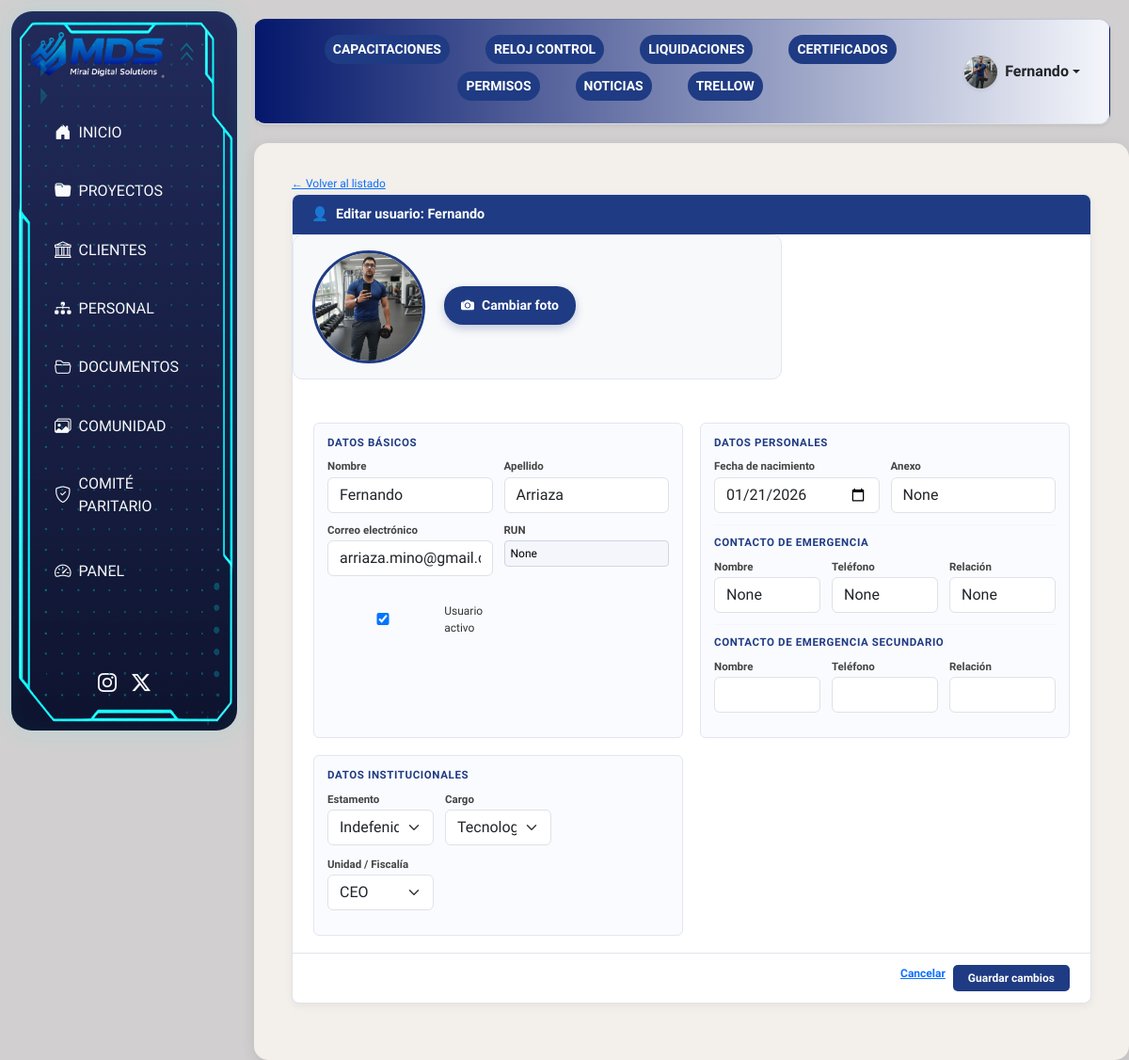
The page /usuarios/1/editar/ (signed in) on the database its author committed.
### intranet/models.py (models this page shows, shortened)
class Perfil(models.Model):
    user = models.OneToOneField(User, on_delete=models.CASCADE, related_name="perfil")
    imagen = models.ImageField(upload_to="perfiles/", default="perfiles/perfil.png")
    fecha_nacimiento = models.DateField(null=True, blank=True)
    telefono = models.CharField(max_length=20, null=True, blank=True)
    run = models.CharField(max_length=10,unique=True,null=True,blank=True,verbose_name="RUN" )
    contacto_nombre = models.CharField(max_length=100, null=True, blank=True)
    contacto_telefono = models.CharField(max_length=20, null=True, blank=True)
    contacto_relacion = models.CharField(max_length=50, null=True, blank=True)
    contacto2_nombre = models.CharField(max_length=100, blank=True, null=True)
    contacto2_telefono = models.CharField(max_length=20, blank=True, null=True)
    contacto2_relacion = models.CharField(max_length=50, blank=True, null=True)
    estamento = models.ForeignKey(
        Estamento, on_delete=models.PROTECT, null=True, blank=True
    )
    cargo = models.ForeignKey(
        Cargo, on_delete=models.PROTECT, null=True, blank=True
    )
    unidad_fiscalia = models.ForeignKey(
        UnidadFiscalia, on_delete=models.PROTECT, null=True, blank=True
    )

### intranet/views.py (the view)
# urls.py: path("usuarios/<int:user_id>/editar/", views.editar_usuario, name="editar_usuario"),
@login_required
@user_passes_test(es_admin)
def editar_usuario(request, user_id):
    user = get_object_or_404(User, pk=user_id)
    perfil, _ = Perfil.objects.get_or_create(user=user)
    if request.method == "POST":
        form = PerfilUsuarioForm(
            request.POST,
            request.FILES,
            instance=perfil
        )
        new1 = request.POST.get("new_password1")
        new2 = request.POST.get("new_password2")
        if form.is_valid():
            form.save()
            if new1 or new2:
                if new1 == new2:
                    user.set_password(new1)
                    user.save()
                    messages.success(request, "Contraseña actualizada correctamente.")
                else:
                    messages.error(request, "Las contraseñas no coinciden.")
                    return redirect("editar_usuario", user_id=user.id)
            messages.success(request, "Usuario actualizado correctamente.")
            return redirect("panel_usuarios")
        messages.error(request, "Hay errores en el formulario.")
    else:
        form = PerfilUsuarioForm(instance=perfil)
    return render(request, "editar_usuario.html", {
        "form": form,
        "usuario_obj": user,
    })

### intranet/models.py (called while the page is built)
    def __str__(self):
        return self.nombre

    def __str__(self):
        return self.nombre

    def __str__(self):
        return self.nombre

### intranet/views.py (called while the page is built)
def es_admin(user):
    return user.is_staff or user.is_superuser

### intranet/templates/editar_usuario.html (shortened to what this page needs)
{% extends "base.html" %}
{% load static %}
{% block content %}
<link rel="stylesheet" href="{% static 'editar_usuario.css' %}">
<div class="container-edit">
  <a href="{% url 'panel_usuarios' %}" class="btn-volver">← Volver al listado</a>
  <div class="card-edit">
    <div class="card-title">
      <span class="icon">👤</span>
      Editar usuario: {{ usuario_obj.username }}
    </div>
    <form method="post" enctype="multipart/form-data">
     <div class="perfil-foto-box">
    <div class="perfil-foto-wrapper">
      <img id="preview-imagen"
           src="{{ usuario_obj.perfil.imagen.url }}"
           alt="Foto de perfil"
           class="perfil-foto">
    </div>
    <label for="id_imagen" class="btn-foto">
      <i class="bi bi-camera-fill"></i>
      Cambiar foto
    </label>
</div>
      <div class="form-grid">
        <div class="ficha">
          <h4 class="subtitulo">Datos básicos</h4>
          <div class="fila fila-2">
            <div>
              <label>Nombre</label>
              {{ form.first_name }}
            </div>
            <div>
              <label>Apellido</label>
              {{ form.last_name }}
            </div>
          </div>
          <div class="fila fila-2">
            <div>
              <label>Correo electrónico</label>
              {{ form.email }}
            </div>
            <div>
              <label>RUN</label>
              {{ form.run }}
            </div>
          </div>
          <div class="fila fila-2">
            <div class="check-label">
              {{ form.is_active }} Usuario activo
            </div>
          </div>
        </div>
        <div class="ficha">
          <h4 class="subtitulo">Datos personales</h4>
          <div class="fila fila-2">
            <div>
              <label>Fecha de nacimiento</label>
              {{ form.fecha_nacimiento }}
            </div>
            <div>
              <label>Anexo</label>
              {{ form.telefono }}
            </div>
          </div>
          <hr>
          <h4 class="subtitulo">Contacto de emergencia</h4>
          <div class="fila fila-3">
            <div>
              <label>Nombre</label>
              {{ form.contacto_nombre }}
            </div>
            <div>
              <label>Teléfono</label>
              {{ form.contacto_telefono }}
            </div>
            <div>
              <label>Relación</label>
              {{ form.contacto_relacion }}
            </div>
          </div>
          <hr>
          <h4 class="subtitulo">Contacto de emergencia secundario</h4>
          <div class="fila fila-3">
            <div>
              <label>Nombre</label>
              {{ form.contacto2_nombre }}
            </div>
            <div>
              <label>Teléfono</label>
              {{ form.contacto2_telefono }}
            </div>
            <div>
              <label>Relación</label>
              {{ form.contacto2_relacion }}
            </div>
          </div>
        </div>
        <div class="ficha">
          <h4 class="subtitulo">Datos institucionales</h4>
          <div class="fila fila-3">
            <div>
              <label>Estamento</label>
              {{ form.estamento }}
            </div>
            <div>
              <label>Cargo</label>
              {{ form.cargo }}
            </div>
            <br>
            <div>
              <label>Unidad / Fiscalía</label>
              {{ form.unidad_fiscalia }}
            </div>
          </div>
        </div>
      </div>
      <div class="form-footer">
        <a href="{% url 'panel_usuarios' %}" class="btn-cancelar">Cancelar</a>
        <button type="submit" class="btn-guardar">Guardar cambios</button>
      </div>
    </form>
  </div>
</div>
{% endblock %}

### intranet/templates/base.html (shortened to what this page needs)
{% load static %}
<!doctype html>
<html lang="es" data-bs-theme="light">
<head>
  <link href="https://cdn.jsdelivr.net/npm/bootstrap@5.3.3/dist/css/bootstrap.min.css" rel="stylesheet">
  <link href="{% static 'styles.css' %}" rel="stylesheet">
  <link href="https://unpkg.com/aos@2.3.1/dist/aos.css" rel="stylesheet">
  <link href="https://cdn.jsdelivr.net/npm/bootstrap-icons@1.11.3/font/bootstrap-icons.css" rel="stylesheet">
</head>
<body class="d-flex flex-column min-vh-100">
  <nav class="sidebar d-flex flex-column align-items-start px-3">
    <a href="{% url 'inicio' %}" class="d-flex align-items-center mb-4 text-decoration-none text-white">
      <img src="{% static 'img/logo1.png' %}" alt="Logo Fiscalía" style="width:150px; height:auto;">
    </a>
    <ul class="nav flex-column w-100">
  <li class="nav-item"><a class="nav-link {% if '/inicio' in request.path %}active{% endif %}" href="/inicio/"><i class="bi bi-house-door-fill me-2"></i> INICIO</a></li>
<li class="nav-item">
    <a class="nav-link {% if '/proyecto/nuevo/' in request.path %}active{% endif %}"
       href="{% url 'gestion_catalogo' %}">
        <i class="bi bi-folder-fill me-2"></i> PROYECTOS
    </a>
</li>  <li class="nav-item"><a class="nav-link {% if '/cliente' in request.path %}active{% endif %}" href="/cliente/"><i class="bi bi-bank me-2"></i> CLIENTES</a></li>
  <li class="nav-item"><a class="nav-link {% if '/personal' in request.path %}active{% endif %}" href="/personal/"><i class="bi bi-diagram-3-fill me-2"></i> PERSONAL</a></li>
  <li class="nav-item"><a class="nav-link {% if '/documentos' in request.path %}active{% endif %}" href="/documentos/"><i class="bi bi-folder2-open me-2"></i> DOCUMENTOS</a></li>
  <li class="nav-item"><a class="nav-link {% if '/social' in request.path %}active{% endif %}" href="{% url 'social_home' %}"><i class="bi bi-images me-2"></i>COMUNIDAD</a></li>
  <li class="nav-item"><a class="nav-link {% if '/comite-paritario/' in request.path %}active{% endif %}" href="{% url 'comite_paritario' %}"><i class="bi bi-shield-check me-2"></i> COMITÉ PARITARIO</a>
</li>
   {% if user.is_authenticated and user.is_superuser %}
  <li class="nav-item mt-2">
    <details class="nav-details">
      <summary class="nav-link">
        <i class="bi bi-speedometer2 me-2"></i> PANEL
      </summary>
    </details>
  </li>
  {% endif %}
</ul>
      <div class="mt-auto d-flex justify-content-center w-100 mb-3">
        <a href="https://www.instagram.com/fiscalia_sur/" target="_blank" class="text-light me-3"><i class="bi bi-instagram fs-5"></i></a>
        <a href="https://x.com/Fiscalia__Sur" target="_blank" class="text-light"><i class="bi bi-twitter-x fs-5"></i></a>
      </div>
  </nav>
  <header class="top-header d-flex justify-content-between align-items-center px-3 py-3 border-bottom shadow-sm"
        style="background: linear-gradient(90deg, #04176b 0%, #f4f6fb 100%); border-radius: 12px;">
   <div class="d-flex flex-wrap justify-content-center gap-2 mb-2">
    <a href="#" target="_blank"><button class="btn btn-sm fw-semibold text-white" style="background-color:#1f3b83;border-radius:20px;">CAPACITACIONES</button></a>
    <a href="#" target="_blank"><button class="btn btn-sm fw-semibold text-white" style="background-color:#1f3b83;border-radius:20px;">RELOJ CONTROL</button></a>
    <a href="#" target="_blank"><button class="btn btn-sm fw-semibold text-white" style="background-color:#1f3b83;border-radius:20px;">LIQUIDACIONES</button></a>
    <a href="#" target="_blank"><button class="btn btn-sm fw-semibold text-white" style="background-color:#1f3b83;border-radius:20px;">CERTIFICADOS</button></a>
    <a href="#" target="_blank"><button class="btn btn-sm fw-semibold text-white" style="background-color:#1f3b83;border-radius:20px;">PERMISOS</button></a>
    <a href="{% url 'noticias_listado' %}" class="btn btn-sm fw-semibold text-white {% if '/noticias' in request.path %}active{% endif %}" style="background-color:#1f3b83;border-radius:20px;"> NOTICIAS</a>
    <a href="https://trello.com/b/ya8w1XjN/inventario" target="_blank"><button class="btn btn-sm fw-semibold text-white" style="background-color:#1f3b83;border-radius:20px;">TRELLOW</button></a>
   </div>
    {% if user.is_authenticated %}
    <div class="d-flex align-items-center">
      <div class="dropdown">
        <a class="d-flex align-items-center text-decoration-none text-dark dropdown-toggle fw-semibold"
           href="#" data-bs-toggle="dropdown">
          {% if user.perfil.imagen %}
            <img src="{{ user.perfil.imagen.url }}" class="rounded-circle me-2 shadow-sm" width="35" height="35" style="object-fit: cover;">
          {% else %}
            <img src="/media/perfiles/perfil.png" class="rounded-circle me-2 shadow-sm" width="35" height="35" style="object-fit: cover;">
          {% endif %}
          <span>{{ user.first_name|default:user.username }}</span>
        </a>
      </div>
    </div>
    {% endif %}
  </header>
  <main class="main-content flex-grow-1">
    {% block content %}{% endblock %}
  </main>
</body>
</html>

### intranet/static/styles.css (style rules this page uses)
* { margin: 0; padding: 0; box-sizing: border-box; }
body { font-family: 'Source Sans 3', sans-serif; background-color: #d1cfcf !important; color: #333; overflow-x: hidden; }
.sidebar { position: fixed; top: 12px; left: 12px; height: calc(100vh - 36px); width: 240px; background: linear-gradient( 180deg, rgba(18, 28, 80, 0.92), rgba(6, 12, 40, 0.96) ); color: #f1f5ff; padding: 20px 18px; border-radius: 22px; box-shadow: 0 0 25px rgba(0, 255, 255, 0.12), inset 0 0 20px rgba(0, 255, 255, 0.05); transition: all 0.35s ease; z-index: 1030; overflow: hidden; }
.sidebar::before { content: ""; position: absolute; inset: 0; background: url("/static/img/nav.png") no-repeat center center; background-size: 100% 100%; pointer-events: none; z-index: 1; }
.sidebar .nav-link { color: #f8f9fa; font-weight: 500; margin: 8px 15px; padding: 10px 15px; border-radius: 10px; transition: all 0.3s ease; display: flex; align-items: center; }
.sidebar .nav-link i { margin-right: 10px; font-size: 1.1rem; }
.top-header { position: relative; margin-left: 270px; margin-top: 20px; margin-right: 20px; background: linear-gradient(rgba(255, 255, 255, 0.92), rgba(245,245,245,0.92)); border: 1px solid rgba(31, 59, 131, 0.2); border-bottom: 2px solid #1f3b83; border-radius: 15px; padding: 12px 25px; box-shadow: 0 4px 20px rgba(0, 0, 0, 0.2); backdrop-filter: blur(6px); z-index: 1025; display: flex; justify-content: space-between; align-items: center; transition: all 0.3s ease; }
.top-header a { color: #1f3b83; font-weight: 600; margin: 0 15px; text-decoration: none; transition: all 0.3s ease; }
.main-content { margin-left: 270px; margin-top: 20px; padding: 30px 40px; background: #f3efea; border-radius: 15px; box-shadow: 0 4px 15px rgba(0, 0, 0, 0.1); display: block; min-height: calc(100vh - 200px); transition: all 0.4s ease; }

### intranet/static/editar_usuario.css (style rules this page uses)
.container-edit { max-width: 1700px; margin: auto; padding-bottom: 30px; }
.card-edit { background: #ffffff; border-radius: 8px; border: 1px solid #dfe3ee; box-shadow: 0 3px 10px rgba(0,0,0,.05); overflow: hidden; }
.card-title { background: #1f3b83; color: #fff; padding: 10px 20px; font-size: .9rem; font-weight: 700; display: flex; align-items: center; gap: 8px; }
.form-grid { display: grid; grid-template-columns: repeat(3, 1fr); gap: 18px; padding: 18px 22px; }
.ficha { background: #fafbfe; border: 1px solid #e3e6f0; border-radius: 6px; padding: 14px 14px 16px; }
.subtitulo { font-size: .72rem; font-weight: 700; color: #1f3b83; margin-bottom: 10px; text-transform: uppercase; letter-spacing: .6px; }
.fila { display: grid; gap: 12px; margin-bottom: 10px; }
.fila-2 { grid-template-columns: repeat(2, 1fr); }
.fila-3 { grid-template-columns: repeat(3, 1fr); }
label { font-size: .72rem; font-weight: 600; color: #444; margin-bottom: 2px; display: block; }
input, select { width: 100%; padding: 4px 6px; font-size: .75rem; border-radius: 4px; border: 1px solid #cfd5e6; background: #f4f6fb; }
.check-label { display: flex; align-items: center; gap: 6px; font-size: .75rem; margin-top: 18px; }
hr { border: none; border-top: 1px solid #e3e6ee; margin: 12px 0; }
.form-footer { padding: 12px 22px; border-top: 1px solid #e1e4ec; display: flex; justify-content: flex-end; gap: 8px; }
.btn-guardar { background: #1f3b83; color: #fff; padding: 5px 16px; font-size: .75rem; font-weight: 600; border-radius: 5px; border: none; }
.btn-cancelar { font-size: .75rem; font-weight: 600; }
.btn-volver { font-size: .75rem; margin-bottom: 8px; }
.perfil-foto-box { display: flex; align-items: center; gap: 20px; margin-bottom: 28px; padding: 16px 20px; background: #f8f9fb; border: 1px solid #e2e6f0; border-radius: 10px; max-width: 520px; }
.perfil-foto-wrapper { width: 120px; height: 120px; min-width: 120px; border-radius: 50%; overflow: hidden; border: 3px solid #1f3b83; background: #ffffff; display: flex; align-items: center; justify-content: center; }
.perfil-foto { width: 100%; height: 100%; object-fit: cover; object-position: center; }
.btn-foto { display: inline-flex; align-items: center; gap: 8px; background: #1f3b83; color: #ffffff; padding: 10px 18px; border-radius: 20px; cursor: pointer; font-size: 14px; font-weight: 600; transition: all 0.25s ease; box-shadow: 0 4px 10px rgba(31, 59, 131, 0.25); }
@media (max-width: 1400px) { .form-grid { grid-template-columns: repeat(2, 1fr); } }

### intranet/templates/editar_usuario.html (style rules this page uses)
.btn-foto { display: inline-flex; align-items: center; cursor: pointer; }

### rows shown on the page
Perfil: run "None", fecha_nacimiento "01/21/2026", telefono "None", contacto_nombre "None", contacto_telefono "None", contacto_relacion "None", estamento "Indefenido", cargo "Tecnología", unidad_fiscalia "CEO"

### other values the page prints
{{ user.first_name|default:user.username }} "Fernando"
{{ usuario_obj.username }} "Fernando"
